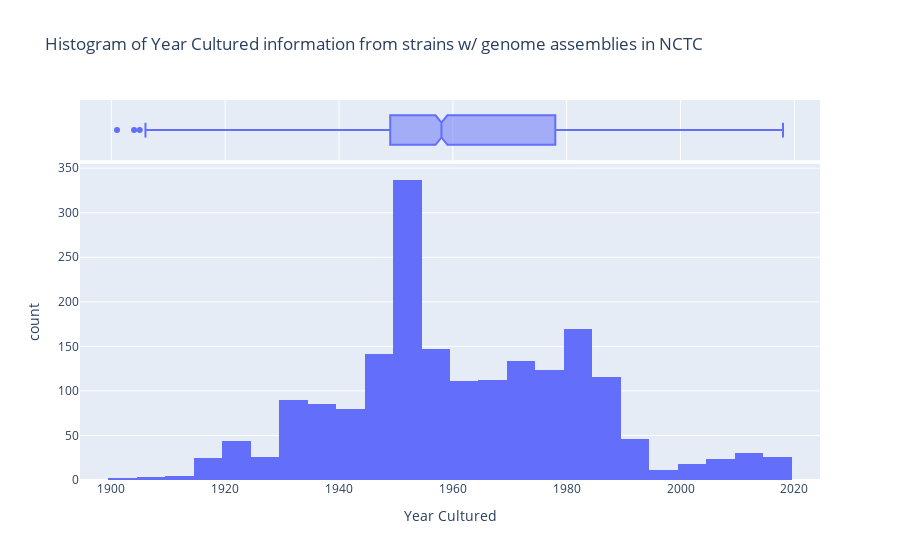

Here is the notebook cell this chart was saved with:
### Code cell
#sns.histplot(data=singleaccdf, x="Year_Cultured", bins=30).set(title="Histogram of Year Cultured information of assembled genomes in NCTC")
px.histogram(
    singleaccdf, 
    x="Year_Cultured", 
    labels={'Year_Cultured':'Year Cultured'}, 
    title="Histogram of Year Cultured information from strains w/ genome assemblies in NCTC",
    marginal='box'
    #nbins=30
)

### Figure 1 — Plotly figure (JSON) as saved in the notebook; plotly's stock layout.template omitted (floating-point values rounded to 4 significant figures; data arrays with more than 128 entries replaced by an {"elided": "..."} marker saying what was removed)
{"data": [{"alignmentgroup": "True", "bingroup": "x", "hovertemplate": "Year Cultured=%{x}<br>count=%{y}<extra></extra>", "legendgroup": "", "marker": {"color": "#636efa", "pattern": {"shape": ""}}, "name": "", "offsetgroup": "", "orientation": "v", "showlegend": false, "type": "histogram", "x": {"elided": "1906 int values"}, "xaxis": "x", "yaxis": "y"}, {"alignmentgroup": "True", "hovertemplate": "Year Cultured=%{x}<extra></extra>", "legendgroup": "", "marker": {"color": "#636efa"}, "name": "", "notched": true, "offsetgroup": "", "showlegend": false, "type": "box", "x": {"elided": "1906 int values"}, "xaxis": "x2", "yaxis": "y2"}], "layout": {"autosize": true, "barmode": "relative", "legend": {"tracegroupgap": 0}, "title": {"text": "Histogram of Year Cultured information from strains w/ genome assemblies in NCTC"}, "xaxis": {"anchor": "y", "autorange": false, "domain": [0, 1], "range": [1894.0, 2024.0], "title": {"text": "Year Cultured"}, "type": "linear"}, "xaxis2": {"anchor": "y2", "autorange": true, "domain": [0, 1], "matches": "x", "range": [1894.0, 2024.0], "showgrid": true, "showticklabels": false, "type": "linear"}, "yaxis": {"anchor": "x", "autorange": true, "domain": [0, 0.8316], "range": [0, 354.7], "title": {"text": "count"}}, "yaxis2": {"anchor": "x2", "autorange": true, "domain": [0.8416, 1], "matches": "y2", "range": [-0.5, 0.5], "showgrid": false, "showline": false, "showticklabels": false, "ticks": "", "type": "category"}}}
